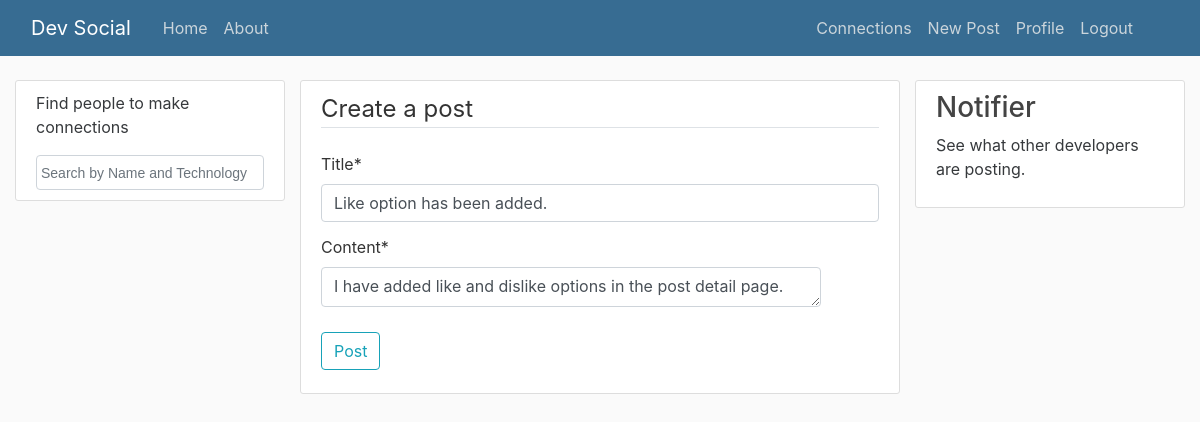
The app's page /post/26/update/ (signed in) with its own data.
### post/models.py (models this page shows, shortened)
class Post(models.Model):
    title = models.CharField(max_length = 150)
    content = models.TextField()
    date_posted = models.DateTimeField(default = timezone.now)
    author = models.ForeignKey(User, on_delete= models.CASCADE)
    likes = models.ManyToManyField(User, related_name='likes', blank=True)

### post/views.py (the view, shortened to what this page needs)
# urls.py: path('post/<int:pk>/update/', PostUpdateView.as_view(), name='post-update'),
class PostUpdateView(LoginRequiredMixin, UserPassesTestMixin, UpdateView):
    model = Post
    fields = ['title', 'content']
    def test_func(self):
        post = self.get_object()
        if self.request.user == post.author:
            return True
        return False

### post/templates/post/post_form.html (shortened to what this page needs)
{% extends "post/base.html" %}
{% load crispy_forms_tags %}
{% block content %}
    <div class="content-section">
        <form method="POST">
            <fieldset class="form-group">
                <legend class="border-bottom mb-4">Create a post</legend>
                {{ form|crispy }}
            </fieldset>
            <div class="form-group">
                <button class="btn btn-outline-info" type="submit">Post</button>
            </div>
        </form>
    </div>
{% endblock content %}

### post/static/post/main.css (style rules this page uses)
body { background: #fafafa; color: #333333; margin-top: 5rem; }
.content-section { background: #ffffff; padding: 10px 20px; border: 1px solid #dddddd; border-radius: 3px; margin-bottom: 20px; }
.form-group { margin-bottom: 0.8rem; }
textarea#id_content { width: 500px; height: 40px; -webkit-border-radius: 4px; -moz-border-radius: 4px; border-radius: 4px; }

### records on screen
Post: title "Like option has been added.", content "I have added like and dislike options in the post detail page."
